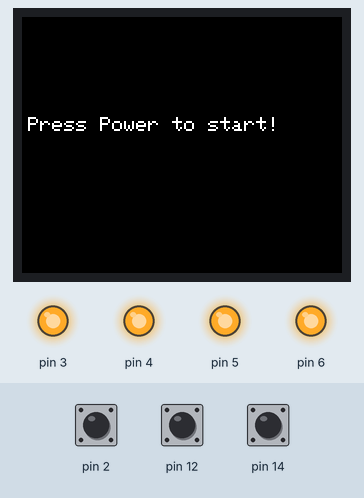
Recording of a sketch running on a simulated Arduino Uno, built with avr-gcc and run on an emulated ATmega328P. Shown: 128×160 colour display, output pins drawn as LEDs (lit = HIGH). The inputs (shaded band) are chosen by the test bench; at power-on: pin 12 HIGH, pin 14 HIGH, pin 2 HIGH. Random numbers use the default seed unless the sketch sets one.

Above: at 1.2 s.
1.3 s: pin 12 pulled LOW for 1 s
At 2.1 s:
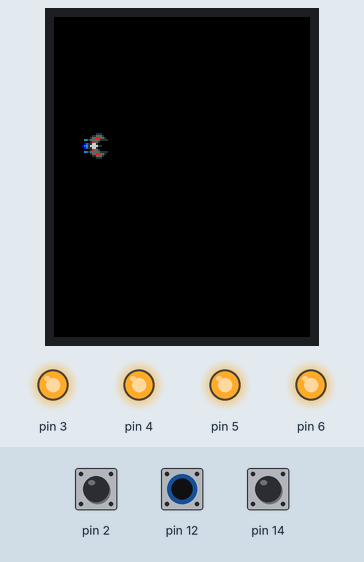
2.9 s: pin 14 pulled LOW for 0.15 s
At 3.06 s:
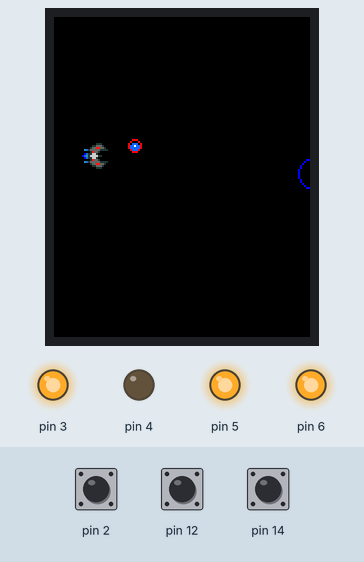
3.6 s: pin 2 pulled LOW for 0.15 s
At 3.97 s:
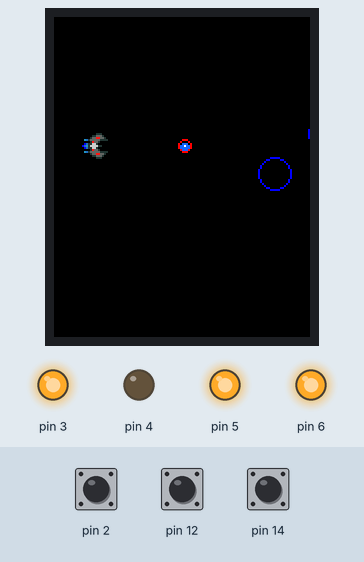
4.3 s: pin 2 pulled LOW for 1 s
At 4.58 s:
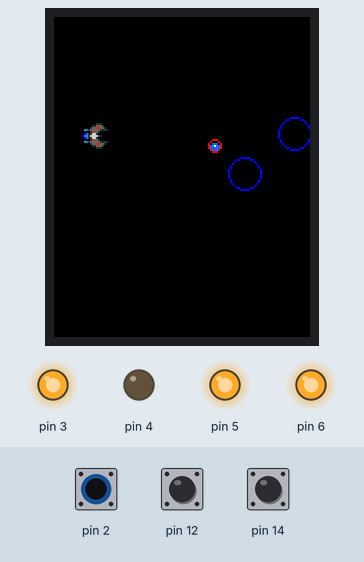
5.9 s: pin 12 pulled LOW for 3.2 s
At 9.52 s:
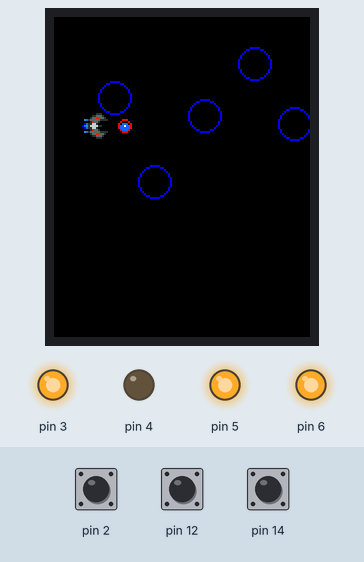
9.7 s: pin 2 pulled LOW for 0.15 s
At 10.43 s:
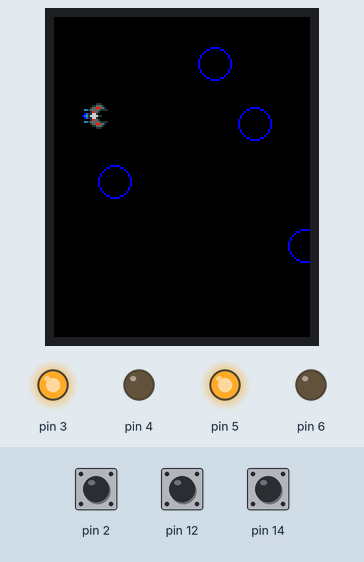
Timing chart, 0 to 14.8 s (numbered marks = the images above; inputs shaded):
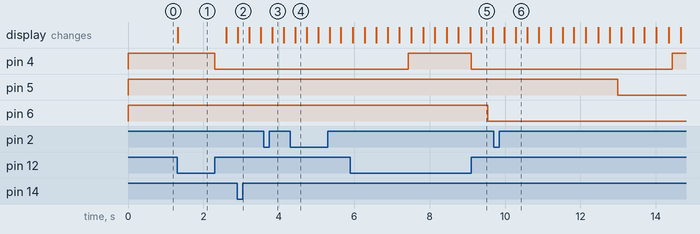

Measured:
- after the input at 1.3 s, pin 4: HIGH → LOW after 1.0 s; the display: changes at once (image 1)

The sketch:

meteor_dodge.ino
```cpp
#include <SPI.h>
#include <TFT.h>

#define CS 10
#define DC 9
#define RST 8

#define MAX_METEORS 15
#define METEOR_RADIUS 8
#define INITIAL_METEOR_UPDATE_REFRESH 210
#define INITIAL_OCR1A_METEOR_SPAWN 16000

#define SHIP_RADIUS 7

#define SHOT_RADIUS 3
#define SHOT_UPDATE_REFRESH 200

#define SHOT_GENERATE_DEBOUNCE 300
#define MOVEMENT_DEBOUNCE 200

#define MAX_LIVES 3

TFT screen = TFT(CS, DC, RST);

unsigned char movedShip = 0;
unsigned char shipX = 20;
unsigned char shipY = 64;
unsigned char shipLives = MAX_LIVES;

unsigned char shooting = 0;
unsigned char drawShot = 0;
unsigned char shootX = 0;
unsigned char shootY = 0;

long movementDebounceTs = 0;
long meteorDebounceTs = 0;
long shootGenerateDebounceTs = 0;
long shootUpdateDebounceTs = 0;

int meteor_update_refresh = INITIAL_METEOR_UPDATE_REFRESH;
unsigned char numMeteors = 0;
unsigned char meteorX[MAX_METEORS];
unsigned char meteorY[MAX_METEORS];
unsigned char meteorAlive[MAX_METEORS];

unsigned char gameRunning = 0;
unsigned char gamePrep = 0;
unsigned char initialScreen = 1;
int score = 0;

ISR(TIMER1_COMPA_vect) {
    score += 10;
    if (score % 100 == 0) {
        if (meteor_update_refresh > 50) {
            meteor_update_refresh -= 30;
        }

        if (OCR1A > 3000) {
            OCR1A -= 1000;
        }
    }

    if (numMeteors < MAX_METEORS) {
        meteorY[numMeteors] = random(5, 120);;
        meteorX[numMeteors] = 150;
        meteorAlive[numMeteors] = 1;
        numMeteors += 1;
    } else {
        for (int i = 0; i < numMeteors; i++){
            if (meteorAlive[i] == 0) {
                meteorY[i] = random(5, 120);
                meteorX[i] = 150;
                meteorAlive[i] = 1;
                break;
            }
        }
    }
}

ISR(PCINT0_vect){
    if (millis() - shootGenerateDebounceTs >= SHOT_GENERATE_DEBOUNCE) {
        shootGenerateDebounceTs = millis();
        if (gameRunning && !shooting) {
            shooting = 1;
            drawShot = 1;
            shootX = shipX + 5;
            shootY = shipY;
            PORTD &= ~(1 << PD4);
            return;
        }

        if (!gameRunning) {
            gameRunning = 1;
            gamePrep = 1;
            initialScreen = 0;
        }
    }
}

ISR(PCINT1_vect){
    if ((millis() - movementDebounceTs) >= MOVEMENT_DEBOUNCE) {
        if (shipY < 118) {
            movementDebounceTs = millis();
            shipY += 5;
            movedShip = 1;
        }
    }
}

ISR(PCINT2_vect){
    if ((millis() - movementDebounceTs) >= MOVEMENT_DEBOUNCE) {
        if (shipY > 10) {
            movementDebounceTs = millis();
            shipY -= 5;
            movedShip = 1;
        }
    }
}

inline void drawShip() {
    // MAIN BACKGROUND
    screen.stroke(204, 204, 204);
    screen.point(shipX, shipY);
    screen.point(shipX, shipY - 1);
    screen.point(shipX, shipY + 1);
    screen.point(shipX - 1, shipY - 1);
    screen.point(shipX - 1, shipY + 1);
    screen.point(shipX - 1, shipY);
    screen.point(shipX + 1, shipY);
    screen.point(shipX - 2, shipY);

    // BORDER
    screen.stroke(32, 52, 52);
    screen.point(shipX + 1, shipY - 1);
    screen.point(shipX + 1, shipY + 1);
    screen.point(shipX - 2, shipY - 1);
    screen.point(shipX - 2, shipY + 1);
    screen.point(shipX - 2, shipY - 2);
    screen.point(shipX - 2, shipY + 2);
    screen.point(shipX + 2, shipY);
    screen.point(shipX + 3, shipY);
    screen.point(shipX - 3, shipY);
    screen.point(shipX - 3, shipY - 1);
    screen.point(shipX - 3, shipY + 1);
    screen.point(shipX - 3, shipY - 3);
    screen.point(shipX - 3, shipY + 3);
    screen.point(shipX + 2, shipY - 2);
    screen.point(shipX + 2, shipY + 2);
    screen.point(shipX - 2, shipY - 4);
    screen.point(shipX - 2, shipY + 4);
    screen.point(shipX - 1, shipY - 5);
    screen.point(shipX - 1, shipY + 5);
    screen.point(shipX, shipY - 5);
    screen.point(shipX, shipY + 5);
    screen.point(shipX + 1, shipY - 6);
    screen.point(shipX + 1, shipY + 6);
    screen.point(shipX + 2, shipY - 6);
    screen.point(shipX + 2, shipY + 6);
    screen.point(shipX + 3, shipY - 6);
    screen.point(shipX + 3, shipY + 6);
    screen.point(shipX + 4, shipY - 5);
    screen.point(shipX + 4, shipY + 5);
    screen.point(shipX + 5, shipY - 3);
    screen.point(shipX + 5, shipY + 3);
    screen.point(shipX + 5, shipY - 4);
    screen.point(shipX + 5, shipY + 4);
    screen.point(shipX + 6, shipY - 3);
    screen.point(shipX + 6, shipY + 3);
    screen.point(shipX + 3, shipY - 3);
    screen.point(shipX + 3, shipY + 3);
    screen.point(shipX + 4, shipY - 3);
    screen.point(shipX + 4, shipY + 3);


    // SHOT/BACK FLAMES
    screen.stroke(0, 0, 255);
    screen.point(shipX - 5, shipY - 1);
    screen.point(shipX - 5, shipY + 1);
    screen.point(shipX - 6, shipY);

    // SECONDARY BLACK FLAMES
    screen.stroke(37, 151, 199);
    screen.point(shipX - 5, shipY - 3);
    screen.point(shipX - 5, shipY + 3);
    screen.point(shipX - 4, shipY);
    screen.stroke(37, 108, 199);
    screen.point(shipX - 4, shipY - 3);
    screen.point(shipX - 4, shipY + 3);
    screen.point(shipX - 4, shipY - 1);
    screen.point(shipX - 4, shipY + 1);
    screen.point(shipX - 5, shipY);

    // BLUE TINT
    screen.stroke(255, 20, 20);
    screen.point(shipX - 1, shipY - 2);
    screen.point(shipX - 1, shipY + 2);
    screen.point(shipX + 1, shipY - 4);
    screen.point(shipX + 1, shipY + 4);
    screen.point(shipX + 2, shipY - 4);
    screen.point(shipX + 2, shipY + 4);

    // SECONDARY BACKGROUND
    screen.stroke(102, 102, 102);
    screen.point(shipX, shipY - 2);
    screen.point(shipX, shipY + 2);
    screen.point(shipX + 1, shipY - 2);
    screen.point(shipX + 1, shipY + 2);
    screen.point(shipX + 1, shipY - 3);
    screen.point(shipX + 1, shipY + 3);
    screen.point(shipX, shipY - 3);
    screen.point(shipX, shipY + 3);
    screen.point(shipX - 1, shipY - 3);
    screen.point(shipX - 1, shipY + 3);
    screen.point(shipX - 2, shipY - 3);
    screen.point(shipX - 2, shipY + 3);
    screen.point(shipX + 2, shipY - 3);
    screen.point(shipX + 2, shipY + 3);
    screen.point(shipX - 1, shipY - 4);
    screen.point(shipX - 1, shipY + 4);
    screen.point(shipX, shipY - 4);
    screen.point(shipX, shipY + 4);
    screen.point(shipX + 1, shipY - 5);
    screen.point(shipX + 1, shipY + 5);
    screen.point(shipX + 2, shipY - 5);
    screen.point(shipX + 2, shipY + 5);
    screen.point(shipX + 3, shipY - 5);
    screen.point(shipX + 3, shipY + 5);
    screen.point(shipX + 3, shipY - 4);
    screen.point(shipX + 3, shipY + 4);
    screen.point(shipX + 4, shipY - 4);
    screen.point(shipX + 4, shipY + 4);
}

inline void drawMeteors() {
    screen.stroke(0, 0, 255);
    screen.noFill();
    for (int i = 0; i < numMeteors; i++) {
        if (meteorAlive[i]) {
            screen.circle(meteorX[i], meteorY[i], METEOR_RADIUS);
        }
    }
}

inline void refreshShip() {
    if (movedShip) {
        screen.stroke(0, 0, 0);
        screen.fill(0, 0, 0);
        screen.rect(shipX - 6, shipY - 11, 14, 23);
        movedShip = 0;
    }
}

inline void refreshShot() {
    if (shooting) {
        screen.stroke(0, 0, 0);
        screen.fill(0, 0, 0);
        screen.circle(shootX - 5, shootY, SHOT_RADIUS);
    }
}

inline void refreshMeteors() {
    screen.stroke(0, 0, 0);
    for (int i = 0; i < numMeteors; i++) {
        if (meteorAlive[i]) {
            screen.fill(0, 0, 0);
            screen.circle(meteorX[i] + 5, meteorY[i], METEOR_RADIUS);
        }
    }
}

inline void drawShoot() {
    if (drawShot) {
        screen.stroke(255, 0, 0);
        screen.circle(shootX, shootY, SHOT_RADIUS);
        screen.stroke(20, 100, 255);
        screen.point(shootX - 1, shootY - 1);
        screen.point(shootX, shootY - 1);
        screen.point(shootX + 1, shootY - 1);

        screen.point(shootX - 2, shootY);
        screen.point(shootX - 1, shootY);
        screen.point(shootX, shootY);
        screen.point(shootX + 1, shootY);
        screen.point(shootX + 2, shootY);

        screen.point(shootX - 2, shootY + 1);
        screen.point(shootX - 1, shootY + 1);
        screen.point(shootX, shootY + 1);
        screen.point(shootX + 1, shootY + 1);
        screen.point(shootX + 2, shootY + 1);

        screen.point(shootX - 1, shootY + 2);
        screen.point(shootX, shootY + 2);
        screen.point(shootX + 1, shootY + 2);

        screen.stroke(255, 255, 255);
        screen.point(shootX, shootY);
    }
}

inline void updateMeteors() {
    if ((millis() - meteorDebounceTs) >= meteor_update_refresh) {
        meteorDebounceTs = millis();

        for (int i = 0; i < numMeteors; i++) {
            meteorX[i] -= 5;
            if (meteorX[i] < 7) {
                destroyMeteor(i);
            }
        }
    }
}

inline void destroyShot() {
    shooting = 0;
    screen.stroke(0, 0, 0);
    screen.fill(0, 0, 0);
    screen.circle(shootX - 5, shootY, SHOT_RADIUS);
    screen.circle(shootX, shootY, SHOT_RADIUS);

    shootX = -10;
    shootY = -10;
    PORTD |= (1 << PD4);
}

inline void updateShot() {
    if (shooting && (millis() - shootUpdateDebounceTs) >= SHOT_UPDATE_REFRESH) {
        shootUpdateDebounceTs = millis();

        shootX += 5;
        if (shootX > 150) {
            destroyShot();
        }
    }
}

inline void destroyMeteor(int meteorNum) {
    meteorAlive[meteorNum] = 0;
    screen.stroke(0, 0, 0);
    screen.circle(meteorX[meteorNum], meteorY[meteorNum], METEOR_RADIUS);
    screen.circle(meteorX[meteorNum] + 5, meteorY[meteorNum], METEOR_RADIUS);
}

inline void shipMeteorsCollision() {
    double shipDistX = shipX + SHIP_RADIUS;
    double shipDistY = shipY + SHIP_RADIUS;
    for (int i = 0; i < numMeteors; i++) {
        if (meteorAlive[i]) {
            double dx = (meteorX[i] + METEOR_RADIUS) - shipDistX;
            double dy = (meteorY[i] + METEOR_RADIUS) - shipDistY;
            double dist = dx * dx + dy * dy;

            if (dist < (METEOR_RADIUS + SHIP_RADIUS) * (METEOR_RADIUS + SHIP_RADIUS)) {
                destroyMeteor(i);
                if (shipLives == 3) {
                    PORTD &= ~(1 << PD6);
                } else if (shipLives == 2) {
                    PORTD &= ~(1 << PD5);
                } else if (shipLives == 1) {
                    PORTD &= ~(1 << PD3);
                }
                shipLives -= 1;

                if (shipLives == 0) {
                    gameRunning = 0;
                }
            }
        }
    }
}

inline void shotMeteorsCollision() {
    if (drawShot) {
        double shotDistX = shootX + SHOT_RADIUS;
        double shotDistY = shootY + SHOT_RADIUS + 2;
        for (int i = 0; i < numMeteors; i++) {
            if (meteorAlive[i]) {
                double dx = (meteorX[i] + METEOR_RADIUS) - shotDistX;
                double dy = (meteorY[i] + METEOR_RADIUS) - shotDistY;
                double dist = dx * dx + dy * dy;

                if (dist < (METEOR_RADIUS + SHOT_RADIUS) * (METEOR_RADIUS + SHOT_RADIUS)) {
                    destroyMeteor(i);
                    drawShot = 0;
                }
            }
        }
    }
}

void inline prepGame() {
    screen.stroke(255, 255, 255);
    screen.background(0, 0, 0);
    shipLives = MAX_LIVES;
    gamePrep = 0;
    score = 0;
    shooting = 0;
    drawShot = 0;
    numMeteors = 0;
    movedShip = 0;
    meteor_update_refresh = INITIAL_METEOR_UPDATE_REFRESH;
    OCR1A = INITIAL_OCR1A_METEOR_SPAWN;

    TIMSK1 |= (1 << OCIE1A);
    PORTD |= (1 << PD6);
    PORTD |= (1 << PD5);
    PORTD |= (1 << PD3);
}

void inline checkEndGame() {
    if (!gameRunning) {
        screen.background(0, 0, 0);
        TIMSK1 &= ~(1 << OCIE1A);
    }
}

void setup() {
    // setup left - right buttons
    // DREAPTA - PCI1
    DDRC &= ~(1 << PC0);
    PORTC |= (1 << PC0);

    // STANGA - PCI2
    DDRD &= ~(1 << PD2);
    PORTD |= (1 << PD2);

    // PUTERE - PCI0
    DDRB &= ~(1 << PB4);
    PORTB |= (1 << PB4);

    // ACTIVARE INTRERUPERI PE BUTOANE
    PCICR |= (1 << PCIE2);
    PCICR |= (1 << PCIE1);
    PCICR |= (1 << PCIE0);

    PCMSK2 |= (1 << PCINT18);
    PCMSK1 |= (1 << PCINT8);
    PCMSK0 |= (1 << PCINT4);

    // ACTIVARE TIMER 1 SI INTRERUPERI - SPAWN METEORITI
    TCCR1A = 0;
    TCCR1B = 0;
    TCNT1 = 0;
    OCR1A = INITIAL_OCR1A_METEOR_SPAWN;
    TCCR1B |= (1 << WGM12);   // CTC mode
    TCCR1B |= (1 << CS12);    // 256 prescaler
    TCCR1B |= (1 << CS10);
    TIMSK1 |= (1 << OCIE1A);  // enable timer compare interrupt

    // activare led putere
    DDRD |= (1 << PD4);
    PORTD |= (1 << PD4);

    // activare led rgb
    DDRD |= (1 << PD6);
    DDRD |= (1 << PD5);
    DDRD |= (1 << PD3);

    PORTD |= (1 << PD6);
    PORTD |= (1 << PD5);
    PORTD |= (1 << PD3);

    sei();

    screen.begin();
    screen.background(0, 0, 0);
}

void loop() {
    if (gameRunning) {
        if (gamePrep) {
            prepGame();
        }
        // first game loop phase
        updateMeteors();
        updateShot();

        // second game loop phase
        shipMeteorsCollision();
        shotMeteorsCollision();

        // third game loop phase
        refreshMeteors();
        refreshShot();
        refreshShip();

        // last game loop phase
        drawMeteors();
        drawShoot();
        drawShip();
        // this refresh is needed because it is not known when
        // the ship position will be updated
        refreshShip();

        // end game checking
        checkEndGame();
    } else {
        if (initialScreen) {
            screen.setRotation(-2);
            screen.stroke(255,255,255);
            screen.text("Press Power to start!", 3, 50);
            screen.setRotation(1);
        } else {
            screen.setRotation(-2);
            screen.stroke(255,255,255);
            screen.text("Score: ", 10, 20);
            screen.text(String(score).c_str(), 50, 20);
            screen.text("Push Power to play!", 10, 50);
            screen.setRotation(1);
        }
    }
}
```
